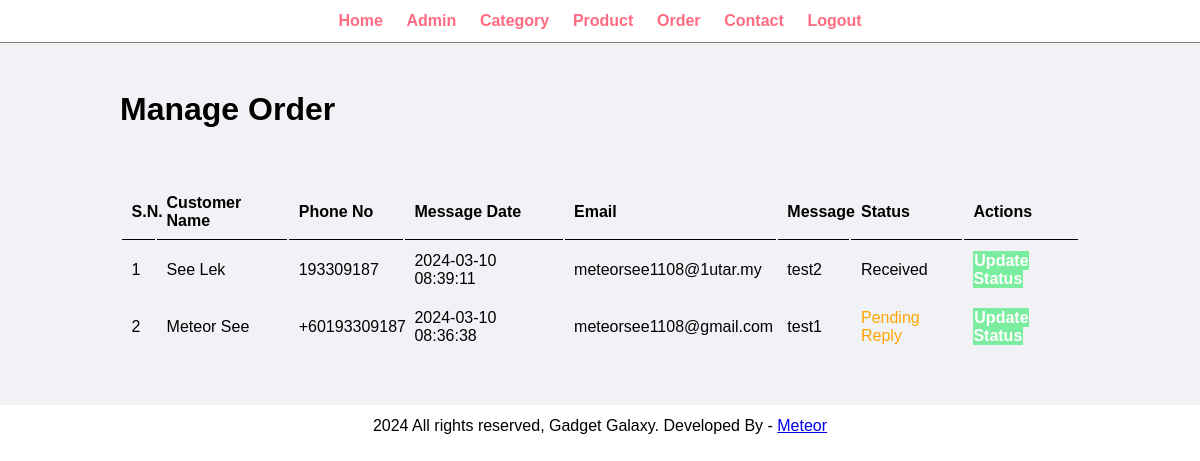
/admin/manage-contact.php (signed in), run on the app's committed database.
### tables this page shows
CREATE TABLE `tbl_contact` (
  `id` int(100) NOT NULL,
  `first_name` varchar(255) NOT NULL,
  `last_name` varchar(255) NOT NULL,
  `phone_no` varchar(20) NOT NULL,
  `message_date` datetime NOT NULL,
  `email` varchar(255) NOT NULL,
  `message` varchar(255) NOT NULL,
  `status` varchar(255) NOT NULL
);

### admin/manage-contact.php (the view, shortened to what this page needs)
<?php include('partials/menu.php');?>
        <div class="main-content">
            <div class="wrapper">
                <h1>Manage Order</h1>
                <br/><br/>
<br/>
                <table class="tbl-full">
                    <tr>
                        <th>S.N.</th>
                        <th>Customer Name</th>
                        <th>Phone No</th>
                        <th>Message Date</th>
                        <th>Email</th>
                        <th>Message</th>
                        <th>Status</th>
                        <th>Actions</th>
                    </tr>
                    <?php
                        $sql = "SELECT * FROM tbl_contact ORDER BY id DESC";
                        $res = mysqli_query($conn, $sql);
                        $count = mysqli_num_rows($res);
                        $sn=1;
                            if($count>0){
                                while($row = mysqli_fetch_assoc($res)){
                                    $id = $row["id"];
                                    $first_name = $row["first_name"];
                                    $last_name = $row["last_name"];
                                    $phone_no = $row["phone_no"];
                                    $message_date = $row["message_date"];
                                    $email = $row["email"];
                                    $message = $row["message"];
                                    $status = $row["status"];
                                    ?>
                                    <tr>
                                        <td><?php echo $sn++;?></td>
                                        <td><?php echo $first_name; ?> <?php echo $last_name ?></td>
                                        <td><?php echo $phone_no;?></td>
                                        <td><?php echo $message_date;?></td>
                                        <td><?php echo $email;?></td>
                                        <td><?php echo $message;?></td>
                                        <td>
                                            <?php
                                                if($status=="Received"){
                                                    echo "<label>$status</label>";
                                                }elseif($status=="Pending Reply"){
                                                    echo "<label style='color: orange;'>$status</label>";
                                                }elseif($status=="Replied"){
                                                    echo "<label style='color: green;'>$status</label>";
                                                }
                                            ?>
                                        </td>
                                        <td>
                                            <a href="<?php echo SITEURL; ?>admin/update-contact.php?id=<?php echo $id; ?>" class="btn-secondary" >Update Status</a>
                                        </td>
                                    </tr>
                                    <?php
                                }
                            }else{
                                ?>
                                echo "<tr><td colspan="12"><div class="error">Orders Not Available.</div></td></tr>"
                                <?php
                            }
                    ?>
                </table>
            </div>
        </div>
<?php include('partials/footer.php');?>

### css/admin.css (style rules this page uses)
* { margin: 0; padding: 0; font-family: Arial, Helvetica, sans-serif; }
.wrapper { padding: 1%; width: 80%; margin: 0 auto; }
.tbl-full { width: 100%; }
.btn-secondary { background-color: #7bed9f; padding: 1%; color: white; text-decoration: none; font-weight: bold; }
table tr th { border-bottom: 1px solid black; padding: 1%; text-align: left; }
table tr td { padding: 1%; }
.main-content { background-color: #f1f2f6; padding: 3% 0; }

### data on the page
tbl_contact: first_name "See", last_name "Lek", phone_no "193309187", message_date "2024-03-10 08:39:11", email "meteorsee1108@1utar.my", message "test2", status "Received"
tbl_contact: first_name "Meteor", last_name "See", phone_no "+60193309187", message_date "2024-03-10 08:36:38", email "meteorsee1108@gmail.com", message "test1", status "Pending Reply"
